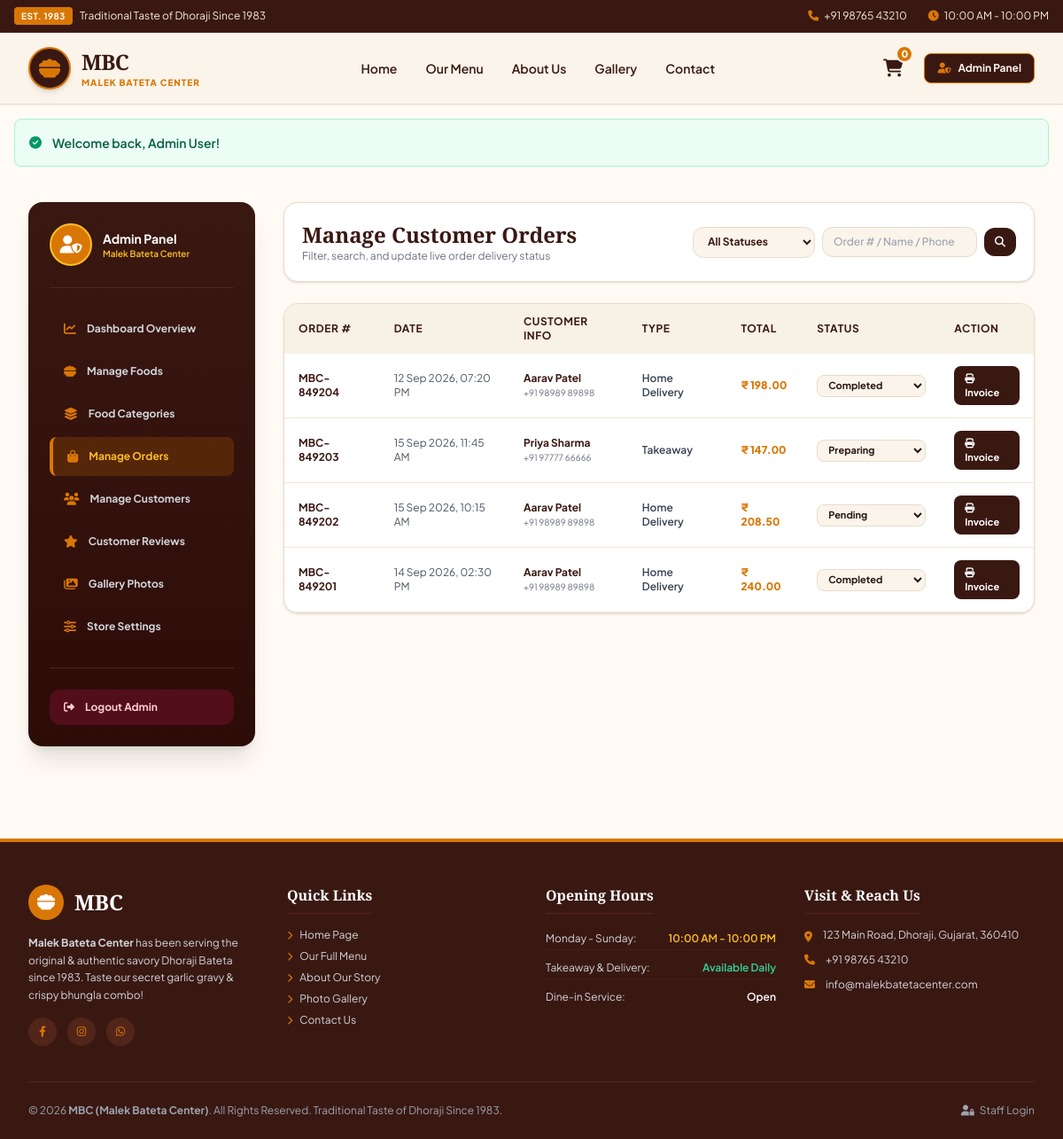
The app's page /admin/orders.php (signed in) with its own data.
### tables this page shows
CREATE TABLE IF NOT EXISTS `orders` (
  `id` INT AUTO_INCREMENT PRIMARY KEY,
  `order_number` VARCHAR(30) NOT NULL UNIQUE,
  `user_id` INT DEFAULT NULL,
  `customer_name` VARCHAR(100) NOT NULL,
  `customer_email` VARCHAR(100) NOT NULL,
  `customer_phone` VARCHAR(20) NOT NULL,
  `delivery_address` TEXT NOT NULL,
  `order_type` ENUM('Home Delivery', 'Takeaway', 'Dine-in') DEFAULT 'Home Delivery',
  `payment_method` ENUM('Cash on Delivery', 'UPI', 'Credit/Debit Card') DEFAULT 'Cash on Delivery',
  `subtotal` DECIMAL(10,2) NOT NULL,
  `tax_amount` DECIMAL(10,2) NOT NULL DEFAULT 0.00,
  `delivery_fee` DECIMAL(10,2) NOT NULL DEFAULT 0.00,
  `total_amount` DECIMAL(10,2) NOT NULL,
  `status` ENUM('Pending', 'Preparing', 'Out for Delivery', 'Completed', 'Cancelled') NOT NULL DEFAULT 'Pending',
  `notes` TEXT DEFAULT NULL,
  `created_at` TIMESTAMP DEFAULT CURRENT_TIMESTAMP,
  FOREIGN KEY (`user_id`) REFERENCES `users`(`id`) ON DELETE SET NULL
);

### config/helpers.php (called while the page is built, shortened)
<?php
function baseUrl($path = '') {
    $protocol = isset($_SERVER['HTTPS']) && $_SERVER['HTTPS'] === 'on' ? 'https' : 'http';
    $host = $_SERVER['HTTP_HOST'] ?? 'localhost:8000';
    $scriptDir = dirname($_SERVER['SCRIPT_NAME']);
    $base = rtrim($protocol . "://" . $host . rtrim(str_replace('\\', '/', $scriptDir), '/'), '/');
    if (strpos($_SERVER['SCRIPT_NAME'], '/admin') !== false) {
        $base = dirname($base);
    } elseif (strpos($_SERVER['SCRIPT_NAME'], '/customer') !== false) {
        $base = dirname($base);
    }
    return rtrim($base, '/') . '/' . ltrim($path, '/');
}
function sanitize($input) {
    return htmlspecialchars(trim($input ?? ''), ENT_QUOTES, 'UTF-8');
}
function formatPrice($amount) {
    return '₹ ' . number_format((float)$amount, 2);
}

### admin/orders.php (the view, shortened to what this page needs)
<?php
require_once __DIR__ . '/../config/helpers.php';
$db = getDB();
$search = sanitize($_GET['search'] ?? '');
$sql = "SELECT * FROM orders WHERE 1=1";
$params = [];
$sql .= " ORDER BY id DESC";
$stmt = $db->prepare($sql);
$stmt->execute($params);
$orders = $stmt->fetchAll();
require_once __DIR__ . '/../includes/header.php';
?>
<section class="py-10 bg-[#FFFBF4]">
    <div class="max-w-7xl mx-auto px-4 sm:px-6 lg:px-8">
        <div class="flex flex-col lg:flex-row gap-8">
            <?php require_once __DIR__ . '/includes/sidebar.php'; ?>
            <div class="flex-grow space-y-6">
                <div class="mbc-card p-5 bg-white rounded-2xl border border-[#E8DCCB] shadow flex flex-col md:flex-row justify-between items-center gap-4">
                    <div>
                        <h2 class="font-serif-heading font-extrabold text-2xl text-[#3A1812]">Manage Customer Orders</h2>
                        <p class="text-xs text-gray-500">Filter, search, and update live order delivery status</p>
                    </div>
                    <form action="<?php echo baseUrl('admin/orders.php'); ?>" method="GET" class="flex flex-wrap items-center gap-2">
                        <select name="status" onchange="this.form.submit()" class="px-3 py-2 text-xs bg-[#FAF4EB] border border-[#E8DCCB] rounded-xl font-bold text-[#3A1812]">
                            <option value="">All Statuses</option>
                        </select>
                        <input type="text" name="search" value="<?php echo htmlspecialchars($search); ?>" placeholder="Order # / Name / Phone" class="px-3 py-2 text-xs bg-[#FAF4EB] border border-[#E8DCCB] rounded-xl font-medium">
                        <button type="submit" class="px-3 py-2 bg-[#3A1812] text-white text-xs font-bold rounded-xl"><i class="fa-solid fa-magnifying-glass"></i></button>
                    </form>
                </div>
                <div class="mbc-card bg-white rounded-2xl border border-[#E8DCCB] shadow overflow-hidden">
                    <div class="overflow-x-auto">
                        <table class="w-full text-left mbc-table text-xs">
                            <thead>
                                <tr>
                                    <th>Order #</th>
                                    <th>Date</th>
                                    <th>Customer Info</th>
                                    <th>Type</th>
                                    <th>Total</th>
                                    <th>Status</th>
                                    <th>Action</th>
                                </tr>
                            </thead>
                            <tbody>
                                <?php if (empty($orders)): ?>
                                    <tr><td colspan="7" class="text-center py-8 text-gray-500">No orders found.</td></tr>
                                <?php else: ?>
                                    <?php foreach ($orders as $ord): ?>
                                        <tr>
                                            <td class="font-bold text-[#3A1812]"><?php echo htmlspecialchars($ord['order_number']); ?></td>
                                            <td class="text-gray-600"><?php echo date('d M Y, h:i A', strtotime($ord['created_at'])); ?></td>
                                            <td>
                                                <strong class="block text-[#3A1812]"><?php echo htmlspecialchars($ord['customer_name']); ?></strong>
                                                <span class="text-[10px] text-gray-500 block"><?php echo htmlspecialchars($ord['customer_phone']); ?></span>
                                            </td>
                                            <td><span class="font-semibold text-gray-700"><?php echo htmlspecialchars($ord['order_type']); ?></span></td>
                                            <td class="font-extrabold text-[#D97706]"><?php echo formatPrice($ord['total_amount']); ?></td>
                                            <td>
                                                <form action="<?php echo baseUrl('admin/orders.php'); ?>" method="POST">
                                                    <select name="status" onchange="this.form.submit()" class="px-2 py-1 text-[11px] font-bold border border-[#E8DCCB] rounded-lg bg-[#FAF4EB]">
                                                        <option value="Pending" <?php echo $ord['status'] === 'Pending' ? 'selected' : ''; ?>>Pending</option>
                                                        <option value="Preparing" <?php echo $ord['status'] === 'Preparing' ? 'selected' : ''; ?>>Preparing</option>
                                                        <option value="Completed" <?php echo $ord['status'] === 'Completed' ? 'selected' : ''; ?>>Completed</option>
                                                    </select>
                                                </form>
                                            </td>
                                            <td>
                                                <a href="<?php echo baseUrl('admin/print-invoice.php?id=' . $ord['id']); ?>" target="_blank" class="bg-[#3A1812] hover:bg-[#D97706] text-white text-[11px] font-bold px-3 py-1.5 rounded-lg transition inline-block">
                                                    <i class="fa-solid fa-print"></i> Invoice
                                                </a>
                                            </td>
                                        </tr>
                                    <?php endforeach; ?>
                                <?php endif; ?>
                            </tbody>
                        </table>
                    </div>
                </div>
            </div>
        </div>
    </div>
</section>
<?php require_once __DIR__ . '/../includes/footer.php'; ?>

### assets/css/style.css (style rules this page uses)
:root { --mbc-dark-brown: #3A1812; --mbc-deep-red: #2D0B07; --mbc-cream-bg: #FFFBF4; --mbc-cream-card: #FAF4EB; --mbc-amber-primary: #D97706; --mbc-amber-hover: #B45309; --mbc-orange-accent: #E65100; --mbc-text-dark: #2A1712; --mbc-border: #E8DCCB; }
body { font-family: 'Plus Jakarta Sans', sans-serif; background-color: var(--mbc-cream-bg); color: var(--mbc-text-dark); }
.font-serif-heading { font-family: 'Playfair Display', Georgia, serif; }
.mbc-card { background-color: #FFFFFF; border: 1px solid var(--mbc-border); border-radius: 0.75rem; box-shadow: 0 4px 6px -1px rgba(58, 24, 18, 0.04), 0 2px 4px -1px rgba(58, 24, 18, 0.02); }
.mbc-table th { background-color: #F8F1E5; color: var(--mbc-dark-brown); font-weight: 700; text-transform: uppercase; font-size: 0.75rem; letter-spacing: 0.05em; padding: 0.75rem 1rem; }
.mbc-table td { padding: 0.875rem 1rem; border-bottom: 1px solid #F3E6D5; }

### records on screen
orders: order_number "MBC-849204", created_at "12 Sep 2026, 07:20 PM", customer_name "Aarav Patel", customer_phone "+91 98989 89898", order_type "Home Delivery", total_amount "₹ 198.00", status "Completed"
orders: order_number "MBC-849203", created_at "15 Sep 2026, 11:45 AM", customer_name "Priya Sharma", customer_phone "+91 97777 66666", order_type "Takeaway", total_amount "₹ 147.00", status "Preparing"
orders: order_number "MBC-849202", created_at "15 Sep 2026, 10:15 AM", customer_name "Aarav Patel", customer_phone "+91 98989 89898", order_type "Home Delivery", total_amount "₹ 208.50", status "Pending"
orders: order_number "MBC-849201", created_at "14 Sep 2026, 02:30 PM", customer_name "Aarav Patel", customer_phone "+91 98989 89898", order_type "Home Delivery", total_amount "₹ 240.00", status "Completed"

### other values on screen
$cartCount "0"
$flash['message'] "Welcome back, Admin User!"
